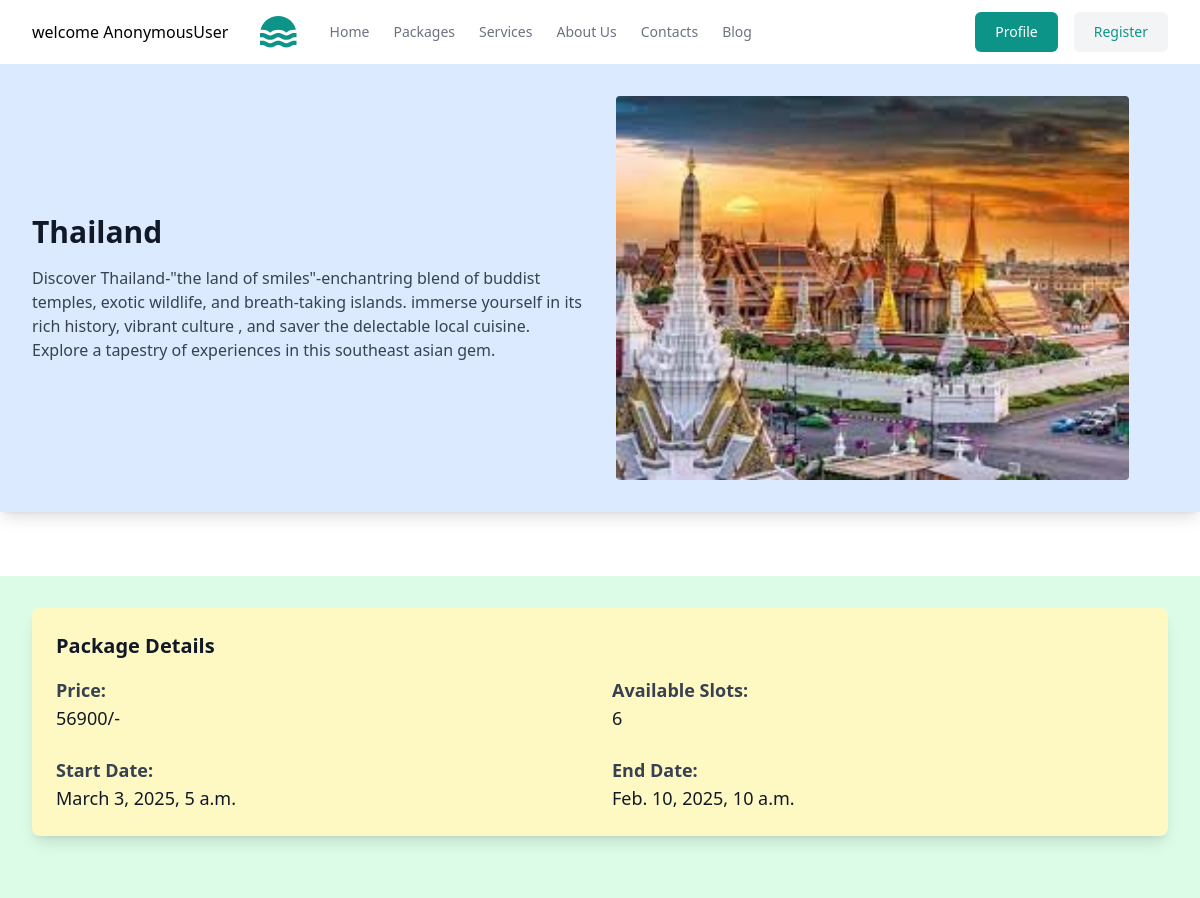
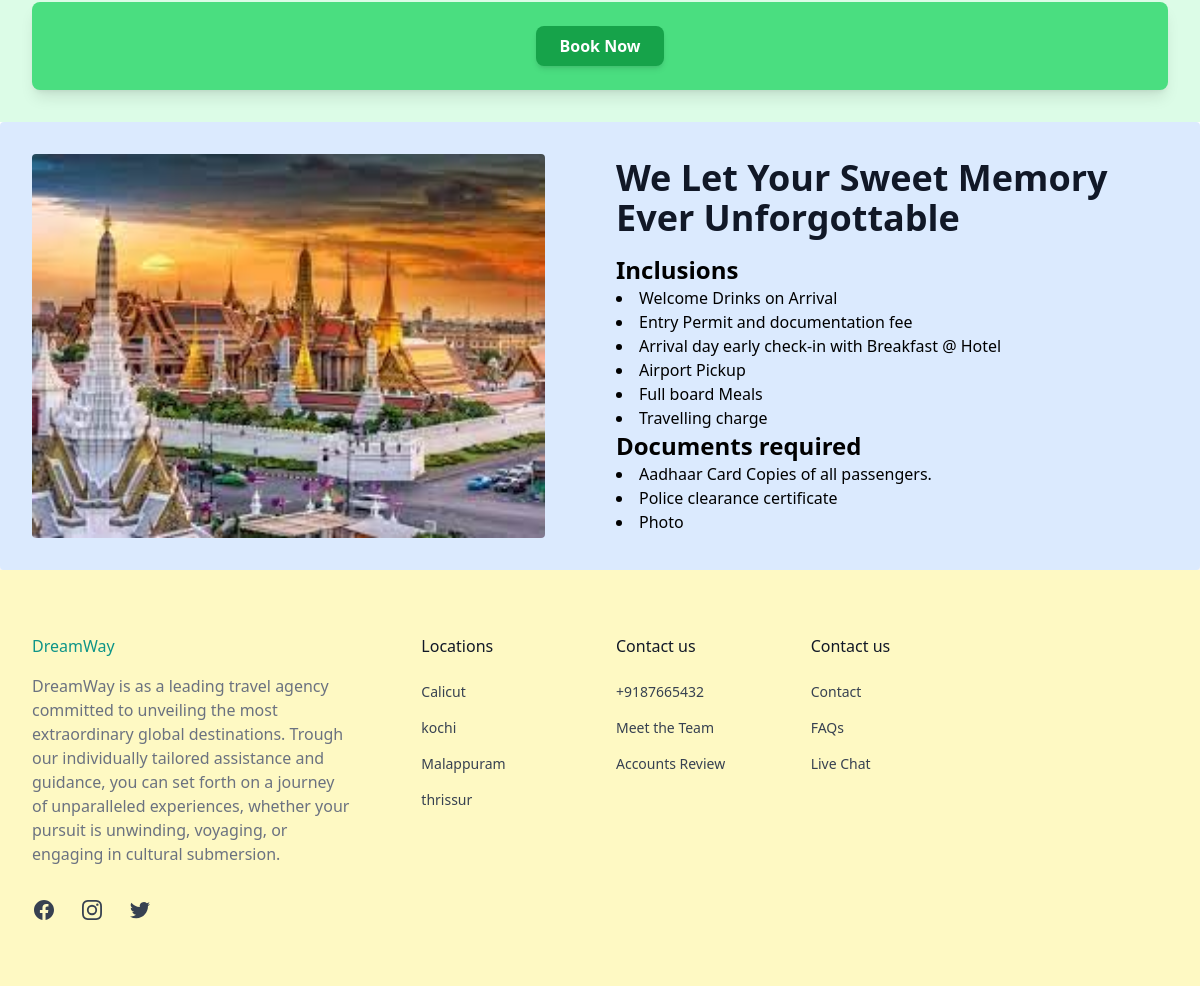
Before: /tour/details/3/ with the older database file (2 pictures, top to bottom).
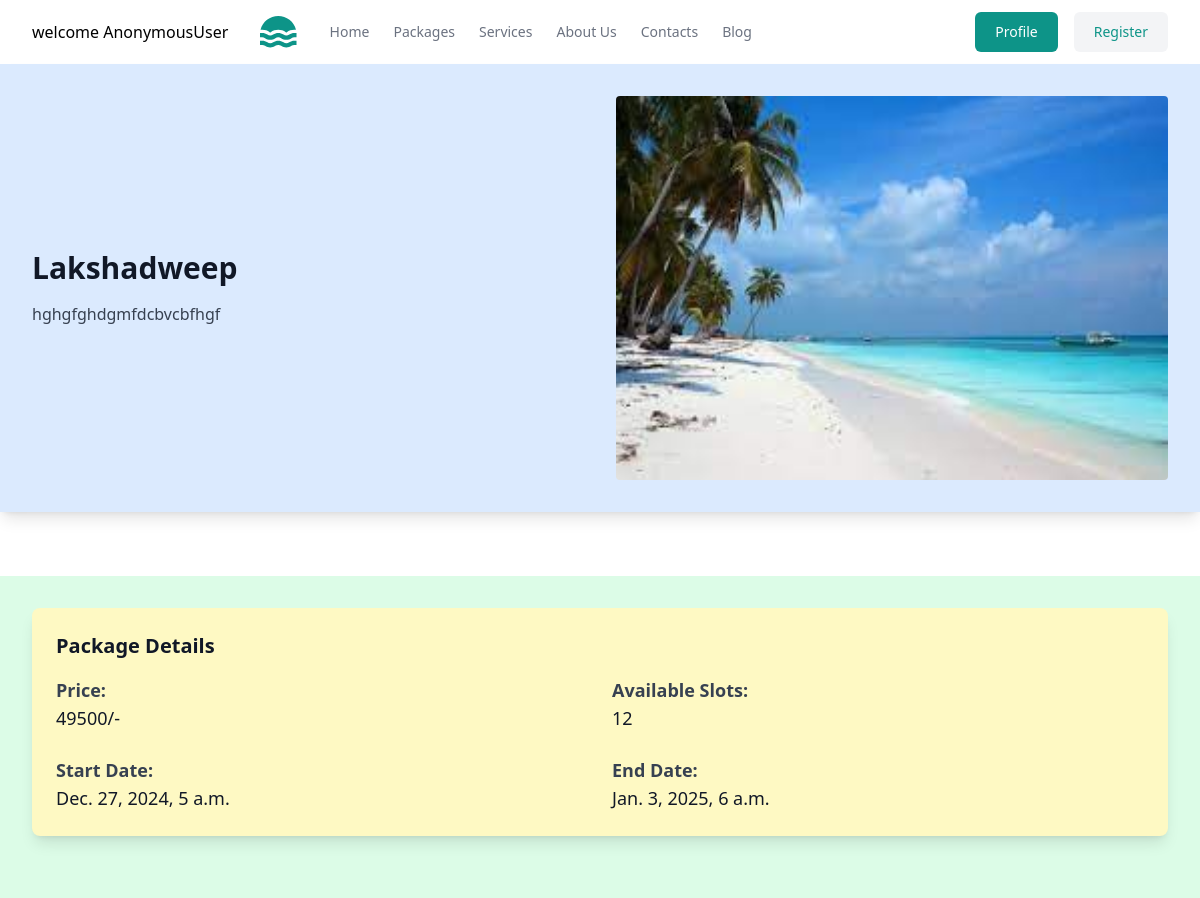
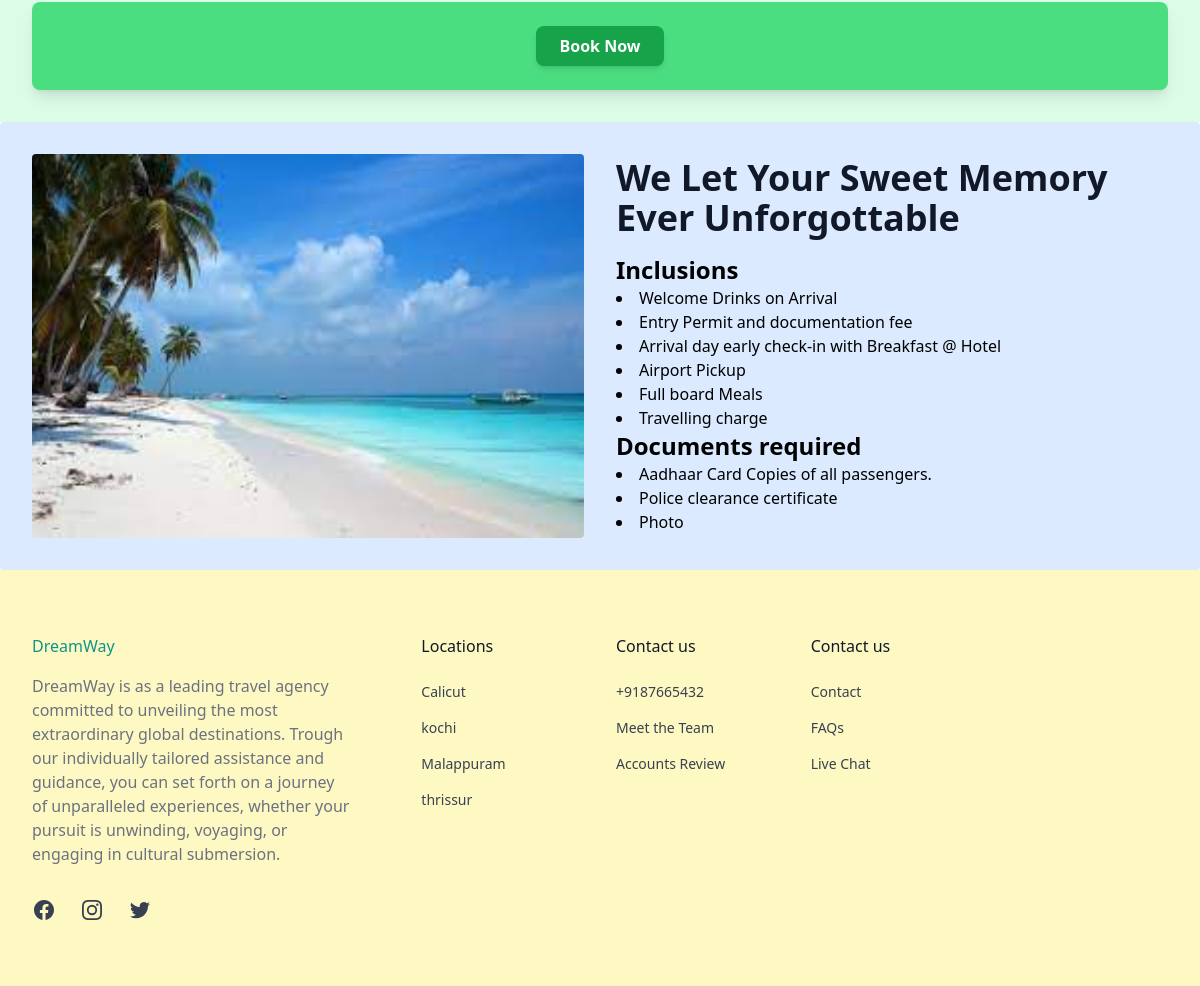
After: the same page with the newer database file (2 pictures, top to bottom).
### tours/models.py (models this page shows, shortened)
class BaseModel(models.Model):
    created_date=models.DateTimeField(auto_now_add=True)
    updated_date=models.DateTimeField(auto_now=True)

class TourPackage(BaseModel):
    package_name=models.CharField(max_length=200)
    description=models.TextField()
    price=models.IntegerField()
    start_date=models.DateTimeField()
    end_date=models.DateTimeField()
    destination=models.CharField(max_length=200)
    available_slots=models.IntegerField()
    image=models.ImageField(upload_to='tour-image',null=True,blank=True)
    imagetwo=models.ImageField(upload_to='tour-imagetwo',null=True,blank=True)

### tours/views.py (the view)
# urls.py: path('tour/details/<int:pk>/',views.TourDetailView.as_view(),name="tour-details"),
class TourDetailView(View):
    template_name="tour_details.html"
    def get(self,request,*args,**kwargs):
        id=kwargs.get("pk")
        qs=TourPackage.objects.get(id=id)
        return render(request,self.template_name,{"data":qs})

### tours/templates/tour_details.html (shortened to what this page needs)
{%extends 'base.html'%}
{%block main_block%}
<section>
    <div class="mx-auto max-w-screen-xl px-4 py-8 sm:px-6 lg:px-8 shadow-lg bg-blue-100" >
      <div class="grid grid-cols-1 gap-4 md:grid-cols-2 md:items-center md:gap-8">
        <div>
          <div class="max-w-lg md:max-w-none">
            <h2 class="text-2xl font-semibold text-gray-900 sm:text-3xl">
             {{data.destination}}
            </h2>
            <p class="mt-4 text-gray-700">
              {{data.description}}
            </p>
          </div>
        </div>
        <div>
          <img
            src="{{data.image.url}}"
            class="rounded w-98 h-96"
            alt=""
          />
        </div>
      </div>
    </div>
  </section>
  <section class="mt-16">
    <div class="mx-auto max-w-screen-xl px-4 py-8 sm:px-6 lg:px-8 bg-green-100">
      <div class="bg-yellow-100 rounded-lg shadow-lg p-6">
        <h3 class="text-xl font-semibold text-gray-900">Package Details</h3>
        <div class="mt-4 grid grid-cols-1 md:grid-cols-2 gap-6">
          <div>
            <p class="text-lg font-bold text-gray-700">Price:</p>
            <p class="text-lg text-gray-900">{{data.price}}/-</p>
          </div>
          <div>
            <p class="text-lg font-bold text-gray-700">Available Slots:</p>
            <p class="text-lg text-gray-900">{{data.available_slots}}</p>
          </div>
          <div>
            <p class="text-lg font-bold text-gray-700">Start Date:</p>
            <p class="text-lg text-gray-900">{{data.start_date}}</p>
          </div>
          <div>
            <p class="text-lg font-bold text-gray-700">End Date:</p>
            <p class="text-lg text-gray-900">{{data.end_date}}</p>
          </div>
        </div>
        </div>
      </div>
</section>
<div class="mx-auto max-w-screen-xl px-4 py-8 sm:px-6 lg:px-8 bg-green-100">
  <div class="bg-green-400 rounded-lg shadow-lg p-6 flex justify-center items-center">
    <a href="{%url 'booking-confirm' data.id%}" class="bg-green-600 text-white font-semibold py-2 px-6 rounded-lg shadow-md hover:bg-green-700 focus:outline-none focus:ring-2 focus:ring-green-500 focus:ring-opacity-50 transition-all duration-300">
      Book Now
    </a>
  </div>
</div>
    <section>
        <div class="mx-auto max-w-screen-xl px-4 py-8 sm:px-6 lg:px-8 shadow-lg bg-blue-100 shadow-lg rounded" >
          <div class="grid grid-cols-1 gap-4 md:grid-cols-2 md:items-center md:gap-8">
            <div>
                <img
                  src="{{data.image.url}}"
                  class="rounded w-100 h-96"
                  alt=""
                />
            </div>
            <div>
              <div class="max-w-lg md:max-w-none">
                <h1 class="text-4xl font-semibold text-gray-900 sm:text-4xl">
                    We Let Your Sweet Memory Ever Unforgottable
                </h1>
                <p class="mt-4 text-gray-700">
                  <div>
                   <h2 class="text-2xl font-bold">Inclusions</h2>
                        <li>Welcome Drinks on Arrival</li>
                        <li>Entry Permit and documentation fee</li>
                        <li>Arrival day early check-in with Breakfast @ Hotel</li>
                        <li>Airport Pickup </li>
                        <li>Full board Meals</li>
                        <li>Travelling charge</li>
                  </div>
                  <div>
                    <h2 class="text-2xl font-bold">Documents required</h2>
                     <li>Aadhaar Card Copies of all passengers.</li>
                     <li>Police clearance certificate</li>
                     <li>Photo</li>
                  </div>
                </p>
              </div>
            </div>
          </div>
        </div>
      </section>
{%endblock%}

### tours/templates/base.html (shortened to what this page needs)
<!DOCTYPE html>
<html lang="en">
<head>
    <script src="https://cdn.tailwindcss.com"></script>
</head>
<body>
<header class="bg-white">
    <div class="mx-auto flex h-16 max-w-screen-xl items-center gap-8 px-4 sm:px-6 lg:px-8">
      welcome {{request.user}}
      <a class="block text-teal-600" href="#">
      </a>
      <div class="flex flex-1 items-center justify-end md:justify-between">
        <nav aria-label="Global" class="hidden md:block">
          <ul class="flex items-center gap-6 text-sm">
            <li>
              <a class="text-gray-500 transition hover:text-gray-500/75" href="#"> Home </a>
            </li>
            <li>
              <a class="text-gray-500 transition hover:text-gray-500/75" href="{%url 'tour-list' %}"> Packages </a>
            </li>
            <li>
              <a class="text-gray-500 transition hover:text-gray-500/75" href="#"> Services </a>
            </li>
            <li>
              <a class="text-gray-500 transition hover:text-gray-500/75" href="#"> About Us </a>
            </li>
            <li>
              <a class="text-gray-500 transition hover:text-gray-500/75" href="#"> Contacts </a>
            </li>
            <li>
              <a class="text-gray-500 transition hover:text-gray-500/75" href="#"> Blog </a>
            </li>
          </ul>
        </nav>
        <div class="flex items-center gap-4">
          <div class="sm:flex sm:gap-4">
            <a
              class="block rounded-md bg-teal-600 px-5 py-2.5 text-sm font-medium text-white transition hover:bg-teal-700"
              href="{%url 'userprofile-edit'%}"
            >
              Profile
            </a>
            <a
              class="hidden rounded-md bg-gray-100 px-5 py-2.5 text-sm font-medium text-teal-600 transition hover:text-teal-600/75 sm:block"
              href="#"
            >
              Register
            </a>
          </div>
        </div>
      </div>
    </div>
  </header>
  {%block main_block%}
  {%endblock%}
<footer class="bg-yellow-100">
  <div class="mx-auto max-w-screen-xl space-y-8 px-4 py-16 sm:px-6 lg:space-y-16 lg:px-8">
    <div class="grid grid-cols-1 gap-8 lg:grid-cols-3">
      <div>
        <div class="text-teal-600">
          <h2 class="text-font-lg">DreamWay</h2>
        </div>
        <p class="mt-4 max-w-xs text-gray-500">
            DreamWay is as a leading travel agency committed to unveiling the most extraordinary global destinations.
            Trough our individually tailored assistance and guidance, you can set forth on a journey of unparalleled experiences,
            whether your pursuit is unwinding, voyaging, or engaging in cultural submersion.
        </p>
        <ul class="mt-8 flex gap-6">
          <li>
            <a
              href="#"
              rel="noreferrer"
              target="_blank"
              class="text-gray-700 transition hover:opacity-75"
            >
            </a>
          </li>
          <li>
            <a
              href="#"
              rel="noreferrer"
              target="_blank"
              class="text-gray-700 transition hover:opacity-75"
            >
            </a>
          </li>
          <li>
            <a
              href="#"
              rel="noreferrer"
              target="_blank"
              class="text-gray-700 transition hover:opacity-75"
            >
            </a>
          </li>
        </ul>
      </div>
      <div class="grid grid-cols-1 gap-8 sm:grid-cols-2 lg:col-span-2 lg:grid-cols-4">
        <div>
          <p class="font-medium text-gray-900">Locations</p>
          <ul class="mt-6 space-y-4 text-sm">
            <li>
              <a href="#" class="text-gray-700 transition hover:opacity-75">Calicut </a>
            </li>
            <li>
              <a href="#" class="text-gray-700 transition hover:opacity-75">kochi</a>
            </li>
            <li>
              <a href="#" class="text-gray-700 transition hover:opacity-75"> Malappuram </a>
            </li>
            <li>
              <a href="#" class="text-gray-700 transition hover:opacity-75"> thrissur</a>
            </li>
          </ul>
        </div>
        <div>
          <p class="font-medium text-gray-900">Contact us</p>
          <ul class="mt-6 space-y-4 text-sm">
            <li>
              <a href="#" class="text-gray-700 transition hover:opacity-75"> +9187665432 </a>
            </li>
            <li>
              <a href="#" class="text-gray-700 transition hover:opacity-75"> Meet the Team </a>
            </li>
            <li>
              <a href="#" class="text-gray-700 transition hover:opacity-75"> Accounts Review </a>
            </li>
          </ul>
        </div>
        <div>
          <p class="font-medium text-gray-900">Contact us</p>
          <ul class="mt-6 space-y-4 text-sm">
            <li>
              <a href="#" class="text-gray-700 transition hover:opacity-75"> Contact </a>
            </li>
            <li>
              <a href="#" class="text-gray-700 transition hover:opacity-75"> FAQs </a>
            </li>
            <li>
              <a href="#" class="text-gray-700 transition hover:opacity-75"> Live Chat </a>
            </li>
          </ul>
        </div>
      </div>
    </div>
  </div>
</footer>
</body>
</html>

Changed rows visible on the page:
changed TourPackage: destination "Thailand" → "Lakshadweep"; description "Discover Thailand-\"the land of smiles\"-enchantring blend of buddist temples, exotic wildlife, and breath-taking islands. immerse yourself in its rich history, vibrant culture , and saver the delectable local cuisine. Explore a tapestry of experiences in this southeast asian gem." → "hghgfghdgmfdcbvcbfhgf"; image: a different picture; price "56900" → "49500"; available_slots "6" → "12"; start_date "March 3, 2025, 5 a.m." → "Dec. 27, 2024, 5 a.m."; end_date "Feb. 10, 2025, 10 a.m." → "Jan. 3, 2025, 6 a.m."
